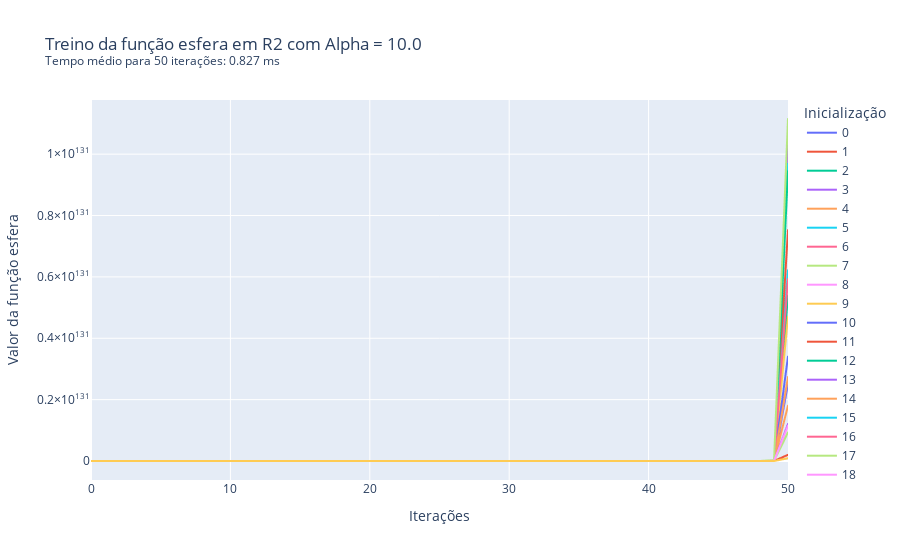

Source (notebook cell):
### Markdown cell above
Caso 1.1.3: $\alpha$ = 10

### Code cell
av03.treina_gradiente(1e1, 2, 'esfera', 50)
